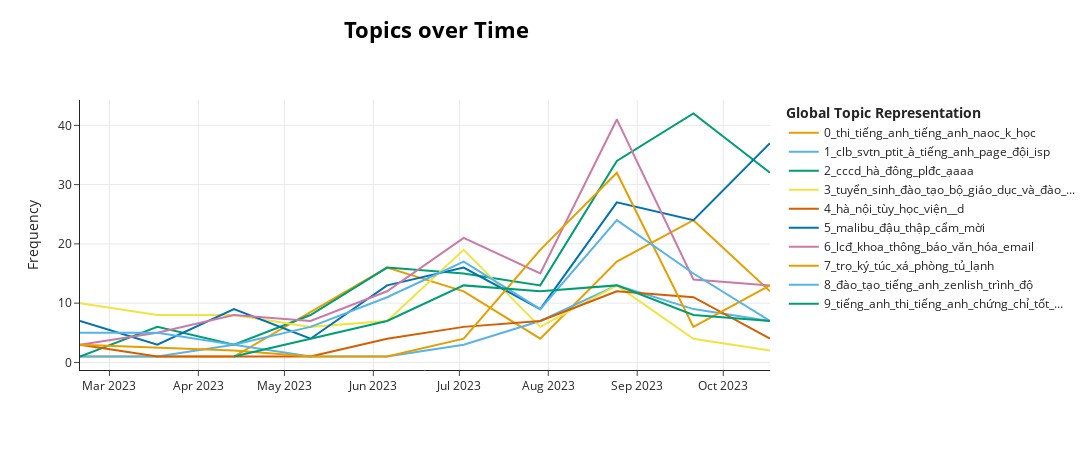

The notebook cell saved with this chart:
### Code cell
topic_model.visualize_topics_over_time(topics_over_time)

### Figure 1 — Plotly figure (JSON) as saved in the notebook; plotly's stock layout.template omitted (floating-point values rounded to 4 significant figures)
{"data": [{"hoverinfo": "text", "hovertext": ["<b>Topic 0</b><br>Words: phíđiểm_đgnl, toeic, tốt_nghiệp, quy_đổi, đgnl", "<b>Topic 0</b><br>Words: toeic, đáp_án, review, chứng_chỉ, đa_phần", "<b>Topic 0</b><br>Words: tiếng_anh, họcxem, ạ_tiếng_anh, học, kiến_thức", "<b>Topic 0</b><br>Words: đhoc, tiếng_anh, thi_tiếng_anh, thi_tanh, kiến_thức", "<b>Topic 0</b><br>Words: thi_tiếng_anh, tiếng_anh_tiếng_anh, tiếng_anh, tiếng_anh_liệu, thi_toeic", "<b>Topic 0</b><br>Words: học, đg_học, tiếng_anh, giáo_trình, thi_tiếng_anh", "<b>Topic 0</b><br>Words: thi_tiếng_anh, tiếng_anh, clc, dsach, học_khoa", "<b>Topic 0</b><br>Words: học, thi_tiếng_anh, quy_đổi, tiếng_anh, dạy"], "marker": {"color": "#E69F00"}, "mode": "lines", "name": "0_thi_tiếng_anh_tiếng_anh_naoc_k_học", "type": "scatter", "x": ["2023-02-18T17:35:31.200000", "2023-04-13T09:36:00", "2023-06-05T19:12:00", "2023-07-02T12:00:00", "2023-07-29T04:48:00", "2023-08-24T21:36:00", "2023-09-20T14:24:00", "2023-10-17T07:12:00"], "y": [1, 1, 16, 12, 4, 17, 24, 12]}, {"hoverinfo": "text", "hovertext": ["<b>Topic 1</b><br>Words: lạ_ptit, svnn, ptit_er, clb_svtn_ptit, fb", "<b>Topic 1</b><br>Words: trúng, dễ_dàng, slot, tuyển, qs", "<b>Topic 1</b><br>Words: rep, cre, clb_svtn_ptit, lắm, flexing_tạo", "<b>Topic 1</b><br>Words: bia, clb, club, fb, lẩu", "<b>Topic 1</b><br>Words: phục_thù_ptit, hust_định, ptit_er, clb_svtn_ptit, chờ", "<b>Topic 1</b><br>Words: clbitptit, hust_định, fb, thí_nghiệm, máy_móc", "<b>Topic 1</b><br>Words: hust_định, flexing_tạo, facebook, clb_svtn_ptit, thanh_hoá_nha", "<b>Topic 1</b><br>Words: clbitptit, tiktok, check, page_đội, vhvl", "<b>Topic 1</b><br>Words: a_thái_đinh, trùm_cuối_đã_lộ_diện, à_tiếng_anh, văn_phòng_đoàn, phát_động_lực", "<b>Topic 1</b><br>Words: malibu_top, tinh_malibu, malibu, bida, slot"], "marker": {"color": "#56B4E9"}, "mode": "lines", "name": "1_clb_svtn_ptit_à_tiếng_anh_page_đội_isp", "type": "scatter", "x": ["2023-02-18T17:35:31.200000", "2023-03-17T16:48:00", "2023-04-13T09:36:00", "2023-05-10T02:24:00", "2023-06-05T19:12:00", "2023-07-02T12:00:00", "2023-07-29T04:48:00", "2023-08-24T21:36:00", "2023-09-20T14:24:00", "2023-10-17T07:12:00"], "y": [1, 1, 3, 1, 1, 3, 7, 13, 9, 7]}, {"hoverinfo": "text", "hovertext": ["<b>Topic 2</b><br>Words: ôn_luyện, bí_kíp, học, cccd, ngủ", "<b>Topic 2</b><br>Words: nghĩa_trang_hà_đông, hà_đông, wc, học, kỉ_yếu", "<b>Topic 2</b><br>Words: lớp, học, khóa_biểu, khóa, đỗ_ngọc_hà", "<b>Topic 2</b><br>Words: khô, hên_xui, học_đc, ạaaa, hà_đông", "<b>Topic 2</b><br>Words: ạaaa, khóa, lắm, ạaaaa, cất_cánh", "<b>Topic 2</b><br>Words: hủy, xinh_dã_man, xinh_lại, auth, hà_đông", "<b>Topic 2</b><br>Words: đọc, học, đăng_kí, anh_chị, gym", "<b>Topic 2</b><br>Words: clb_pro_ptit, trúc_ptit, _clb_sáo_trúc_ptit, cccd, tưng_bừng", "<b>Topic 2</b><br>Words: quên, rớt, chìa, nhặt, plđc", "<b>Topic 2</b><br>Words: ngủ, hc, taaa, quên, thuê"], "marker": {"color": "#009E73"}, "mode": "lines", "name": "2_cccd_hà_đông_plđc_ạaaa", "type": "scatter", "x": ["2023-02-18T17:35:31.200000", "2023-03-17T16:48:00", "2023-04-13T09:36:00", "2023-05-10T02:24:00", "2023-06-05T19:12:00", "2023-07-02T12:00:00", "2023-07-29T04:48:00", "2023-08-24T21:36:00", "2023-09-20T14:24:00", "2023-10-17T07:12:00"], "y": [1, 6, 3, 8, 16, 15, 13, 34, 42, 32]}, {"hoverinfo": "text", "hovertext": ["<b>Topic 3</b><br>Words: tuyển_sinh, đào_tạo, bộ_giáo_dục_và_đào_tạo, học_viện_công_nghệ_bưu_chính_viễn_thông, chuyên_ngành", "<b>Topic 3</b><br>Words: bách_khoa, tuyển_sinh, học_viện_công_nghệ_bưu_chính_viễn_thông, công_nghệ_phần_mềm, công_nghệ_thông_tin_clc", "<b>Topic 3</b><br>Words: học_viện_công_nghệ_bưu_chính_viễn_thông, tuyển_sinh, đào_tạo, đăng_ký, đại_học", "<b>Topic 3</b><br>Words: tuyển_sinh, học_viện_công_nghệ_bưu_chính_viễn_thông, đào_tạo, học_viện, viện_công_nghệ_bưu_chính_viễn_thông", "<b>Topic 3</b><br>Words: bộ_giáo_dục_và_đào_tạo, đào_tạo, tuyển_sinh, công_nghệ_thông_tin_clc, trúng_tuyển", "<b>Topic 3</b><br>Words: đào_tạo, bộ_giáo_dục_và_đào_tạo, tuyển_sinh, lập_trình, học_viện_công_nghệ_bưu_chính_viễn_thông", "<b>Topic 3</b><br>Words: tuyển_sinh, trường_học_viện, công_nghệ_thông_tin_hệ, đào_tạo, trúng_tuyển", "<b>Topic 3</b><br>Words: học_viện_công_nghệ_bưu_chính_viễn_thông, technologydriven_marketing, học_viện_công, đào_tạo, tân", "<b>Topic 3</b><br>Words: học_viện_công_nghệ_bưu_chính_viễn_thông, đào_tạo, bộ_giáo_dục_và_đào_tạo, đầu_vào, sinh_viên", "<b>Topic 3</b><br>Words: học_viện_công_nghệ_bưu_chính_viễn_thông, học_viện_bưu_chính_viễn_thông, daotaoptiteduvn, bộ_giáo_dục_và_đào_tạo, viễn_thông"], "marker": {"color": "#F0E442"}, "mode": "lines", "name": "3_tuyển_sinh_đào_tạo_bộ_giáo_dục_và_đào_...", "type": "scatter", "x": ["2023-02-18T17:35:31.200000", "2023-03-17T16:48:00", "2023-04-13T09:36:00", "2023-05-10T02:24:00", "2023-06-05T19:12:00", "2023-07-02T12:00:00", "2023-07-29T04:48:00", "2023-08-24T21:36:00", "2023-09-20T14:24:00", "2023-10-17T07:12:00"], "y": [10, 8, 8, 6, 7, 19, 6, 13, 4, 2]}, {"hoverinfo": "text", "hovertext": ["<b>Topic 4</b><br>Words: học_viện, hoàng_minh, hà_nội, tùy, viễn_thông", "<b>Topic 4</b><br>Words: hà_nội, học_viện, viễn_thông, bưu_chính, tùy", "<b>Topic 4</b><br>Words: hà_nội, tùy, học_viện, nguyễn_văn_hoàng, viễn_thông", "<b>Topic 4</b><br>Words: ngành, đầu_vào, viễn_thông, phương_, xtkh", "<b>Topic 4</b><br>Words: hà_nội, _d, học_viện, phương_, viễn_thông", "<b>Topic 4</b><br>Words: hà_nội, học_viện, viễn_thông, bưu_chính, _d", "<b>Topic 4</b><br>Words: hà_nội, học_viện, _d, tùy, bùi_nhật_mai", "<b>Topic 4</b><br>Words: hà_nội, học_viện, tùy, viễn_thông, nguyễn_văn_hoàng", "<b>Topic 4</b><br>Words: hà_nội, học_viện, tùy, viễn_thông, bưu_chính", "<b>Topic 4</b><br>Words: hà_nội, tùy, học_viện, _d, bùi_nhật_mai"], "marker": {"color": "#D55E00"}, "mode": "lines", "name": "4_hà_nội_tùy_học_viện__d", "type": "scatter", "x": ["2023-02-18T17:35:31.200000", "2023-03-17T16:48:00", "2023-04-13T09:36:00", "2023-05-10T02:24:00", "2023-06-05T19:12:00", "2023-07-02T12:00:00", "2023-07-29T04:48:00", "2023-08-24T21:36:00", "2023-09-20T14:24:00", "2023-10-17T07:12:00"], "y": [3, 1, 1, 1, 4, 6, 7, 12, 11, 4]}, {"hoverinfo": "text", "hovertext": ["<b>Topic 5</b><br>Words: top_lí_do, học_viện_hoàng_gia, thiên_hạ_đồn, học_phí, đỗ", "<b>Topic 5</b><br>Words: toang, bk, iu, oách, top", "<b>Topic 5</b><br>Words: phan_thị_hồng_huế, phamviethung, đỗ_ngọc_hà, hòa, vanh_leg", "<b>Topic 5</b><br>Words: ngyeu, giấy_báo, miền_bắc, báo_chí, bưu_chính", "<b>Topic 5</b><br>Words: đỗ, đậu, hứa, bơi, chuẩn", "<b>Topic 5</b><br>Words: ngạo, nghễ, ac, phụ_hệ, nhập_học", "<b>Topic 5</b><br>Words: trường_minh, hà_đông, đăng_kí_nguyện_vọng, chào_mừng, sự_kiện", "<b>Topic 5</b><br>Words: khai_sinh, nhập_học, giấy, sổ_đoàn, sổ", "<b>Topic 5</b><br>Words: trốn_học, infor, lớp, malibu, đâyy", "<b>Topic 5</b><br>Words: malibu, barber_malibu, mailibu, cơm, iec"], "marker": {"color": "#0072B2"}, "mode": "lines", "name": "5_malibu_đậu_thập_cẩm_mời", "type": "scatter", "x": ["2023-02-18T17:35:31.200000", "2023-03-17T16:48:00", "2023-04-13T09:36:00", "2023-05-10T02:24:00", "2023-06-05T19:12:00", "2023-07-02T12:00:00", "2023-07-29T04:48:00", "2023-08-24T21:36:00", "2023-09-20T14:24:00", "2023-10-17T07:12:00"], "y": [7, 3, 9, 4, 13, 16, 9, 27, 24, 37]}, {"hoverinfo": "text", "hovertext": ["<b>Topic 6</b><br>Words: học, khoa_học_tự_nhiên, kiến_thức, lý_luận, học_tập", "<b>Topic 6</b><br>Words: đại_số, văn_hóa, toán, olympic_toán, kiến_thức", "<b>Topic 6</b><br>Words: _mở, văn_hóa, ______________________ptv, đào_tạo, học_viện_công_nghệ_bưu_chính_viễn_thông", "<b>Topic 6</b><br>Words: lcđ_khoa, đkxt, clbitptit, tb, học_bạ", "<b>Topic 6</b><br>Words: lập_trình, ptit_dth, clb_ptit, tốt_nghiệp, văn_hóa", "<b>Topic 6</b><br>Words: lcđ_khoa, nhé______________________________, lập_trình, phần_mềm, lckvienthongptit", "<b>Topic 6</b><br>Words: avatar, apiquanlydaotaoptiteduvn, quét_mã, ptiter, ig_gdscptit", "<b>Topic 6</b><br>Words: clb_văn_hóa_nghệ_thuật_ptit, tham_gia, clb_điện_tử_ptit, đăng_kí, giải_trí", "<b>Topic 6</b><br>Words: clb_văn_hóa_nghệ_thuật_ptit, văn_hóa, ptit_, thông_báo, học", "<b>Topic 6</b><br>Words: fpt_software_academy, software, văn_hóa, upc, đăng_ký"], "marker": {"color": "#CC79A7"}, "mode": "lines", "name": "6_lcđ_khoa_thông_báo_văn_hóa_email", "type": "scatter", "x": ["2023-02-18T17:35:31.200000", "2023-03-17T16:48:00", "2023-04-13T09:36:00", "2023-05-10T02:24:00", "2023-06-05T19:12:00", "2023-07-02T12:00:00", "2023-07-29T04:48:00", "2023-08-24T21:36:00", "2023-09-20T14:24:00", "2023-10-17T07:12:00"], "y": [3, 5, 8, 7, 12, 21, 15, 41, 14, 13]}, {"hoverinfo": "text", "hovertext": ["<b>Topic 7</b><br>Words: khuôn_viên, vật_chất, triết_học, ngắm, cửa_sổ", "<b>Topic 7</b><br>Words: hà_đông, coopmart_hà, ptit_hồ_văn_quán, mua_sắm, kiến_trúc", "<b>Topic 7</b><br>Words: thanh_xuân, gửi_gắm, yêu, người_yêu, crush", "<b>Topic 7</b><br>Words: ftu_hoặc_neu, học, già_cận, mẹ, hanu", "<b>Topic 7</b><br>Words: kí_túc_xá, ký_túc_xá, trọ, ktx_ptit, việt_nam_hòa_bình", "<b>Topic 7</b><br>Words: trọ, ký_túc_xá, không_gian, sạch_sẽ, tủ", "<b>Topic 7</b><br>Words: trọ, phòng, thuê, chung_cư, tủ", "<b>Topic 7</b><br>Words: villa_family, treo, cảm_lưu_luyến, thương, _note", "<b>Topic 7</b><br>Words: trọ, phòng, mùi, kiểu, xuho"], "marker": {"color": "#E69F00"}, "mode": "lines", "name": "7_trọ_ký_túc_xá_phòng_tủ_lạnh", "type": "scatter", "x": ["2023-02-18T17:35:31.200000", "2023-04-13T09:36:00", "2023-05-10T02:24:00", "2023-06-05T19:12:00", "2023-07-02T12:00:00", "2023-07-29T04:48:00", "2023-08-24T21:36:00", "2023-09-20T14:24:00", "2023-10-17T07:12:00"], "y": [3, 2, 1, 1, 4, 19, 32, 6, 13]}, {"hoverinfo": "text", "hovertext": ["<b>Topic 8</b><br>Words: đào_tạo, kiến_thức, tốt_nghiệp, học_phí, học", "<b>Topic 8</b><br>Words: đào_tạo, bách_khoa, daotaoptiteduvn, đại_học, clc_mã", "<b>Topic 8</b><br>Words: đào_tạo, tốt_nghiệp, trường_bưu_điện, văn_hóa, học", "<b>Topic 8</b><br>Words: văn_lớp, đào_tạo, tốt_nghiệp, trình_độ, văn_hóa", "<b>Topic 8</b><br>Words: đc_học, đào_tạo, học, tốt_nghiệp, lớp", "<b>Topic 8</b><br>Words: trường_đh_bách_khoa_hà_nội, đào_tạo, microsoft_outlook, đại_học_la_trobe, trình_độ", "<b>Topic 8</b><br>Words: đào_tạo, học, học_viện_hoàng_gia_rùiiii, giảng_viên, giảng_dạy", "<b>Topic 8</b><br>Words: tân, đào_tạo, nhập_học, lớp, tốt_nghiệp", "<b>Topic 8</b><br>Words: đào_tạo, tiếng_anh, trình_độ, lớp, học", "<b>Topic 8</b><br>Words: zenlish, _zenlish, hà_nội_học, đào_tạo, hà_đông"], "marker": {"color": "#56B4E9"}, "mode": "lines", "name": "8_đào_tạo_tiếng_anh_zenlish_trình_độ", "type": "scatter", "x": ["2023-02-18T17:35:31.200000", "2023-03-17T16:48:00", "2023-04-13T09:36:00", "2023-05-10T02:24:00", "2023-06-05T19:12:00", "2023-07-02T12:00:00", "2023-07-29T04:48:00", "2023-08-24T21:36:00", "2023-09-20T14:24:00", "2023-10-17T07:12:00"], "y": [5, 5, 3, 6, 11, 17, 9, 24, 15, 7]}, {"hoverinfo": "text", "hovertext": ["<b>Topic 9</b><br>Words: tiếng_anh, thi_tiếng_anh, clc, dạy, giảng_dạy", "<b>Topic 9</b><br>Words: tiếng_anh, thi_tiếng_anh, chứng_chỉ, định_học, toeic_chuẩn", "<b>Topic 9</b><br>Words: tiếng_anh, tốt_nghiệp, đào_tạo, thi_tiếng_anh, miễn_học", "<b>Topic 9</b><br>Words: tiếng_anh, chứng_chỉ, thi_tiếng_anh, tốt_nghiệp, đào_tạo", "<b>Topic 9</b><br>Words: tiếng_anh, chứng_chỉ, tốt_nghiệp, miễn_học, miễn", "<b>Topic 9</b><br>Words: tiếng_anh, thi_tiếng_anh, chứng_chỉ, tốt_nghiệp, đào_tạo", "<b>Topic 9</b><br>Words: tiếng_anh, thi_tiếng_anh, học, dạy, môn_học"], "marker": {"color": "#009E73"}, "mode": "lines", "name": "9_tiếng_anh_thi_tiếng_anh_chứng_chỉ_tốt_...", "type": "scatter", "x": ["2023-04-13T09:36:00", "2023-06-05T19:12:00", "2023-07-02T12:00:00", "2023-07-29T04:48:00", "2023-08-24T21:36:00", "2023-09-20T14:24:00", "2023-10-17T07:12:00"], "y": [1, 7, 13, 12, 13, 8, 7]}], "layout": {"height": 450, "hoverlabel": {"bgcolor": "white", "font": {"family": "Rockwell", "size": 16}}, "legend": {"title": {"text": "<b>Global Topic Representation"}}, "title": {"font": {"color": "Black", "size": 22}, "text": "<b>Topics over Time</b>", "x": 0.4, "xanchor": "center", "y": 0.95, "yanchor": "top"}, "width": 1250, "xaxis": {"showgrid": true}, "yaxis": {"showgrid": true, "title": {"text": "Frequency"}}}}
